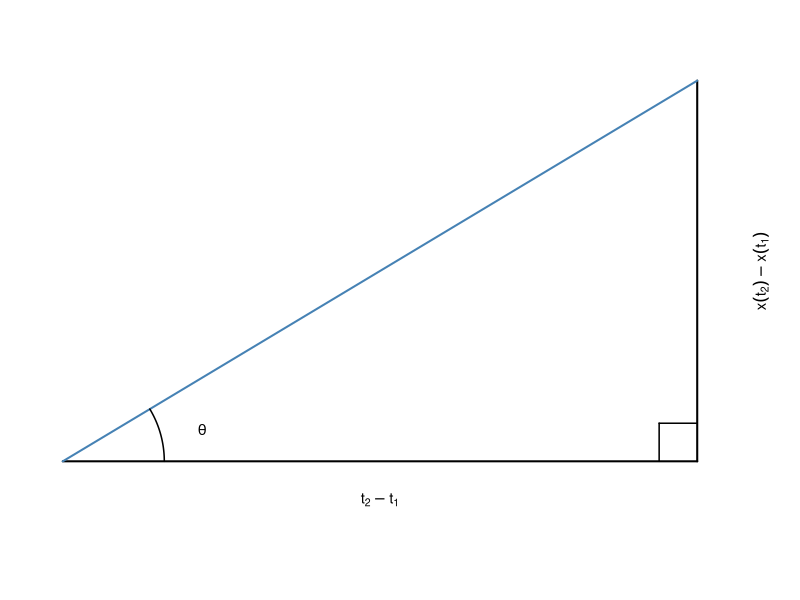
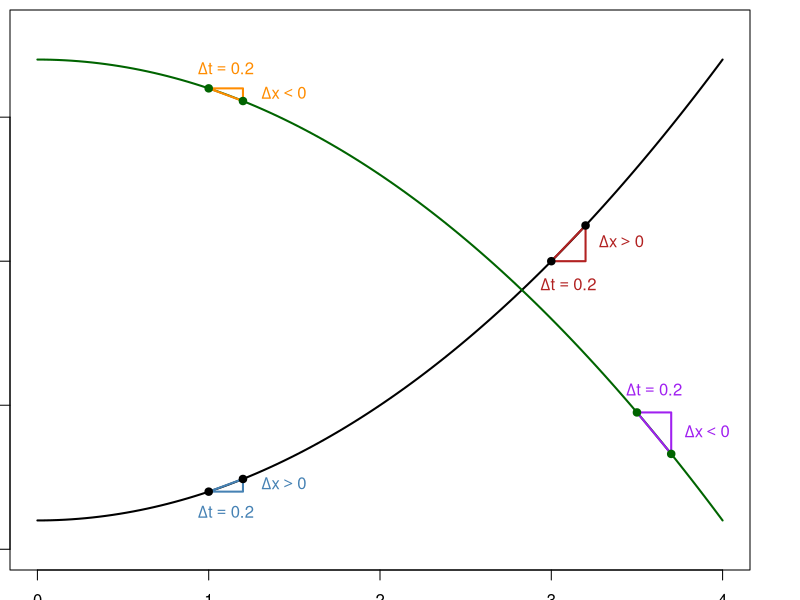
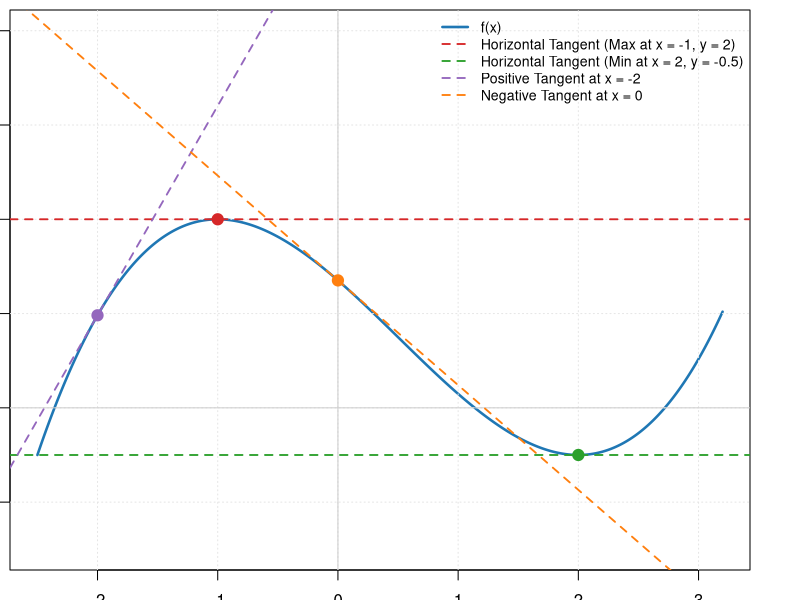
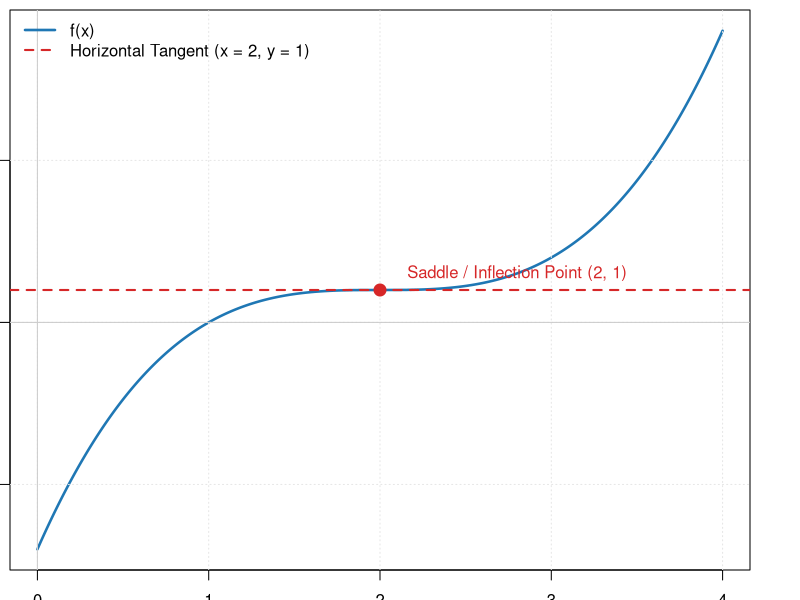
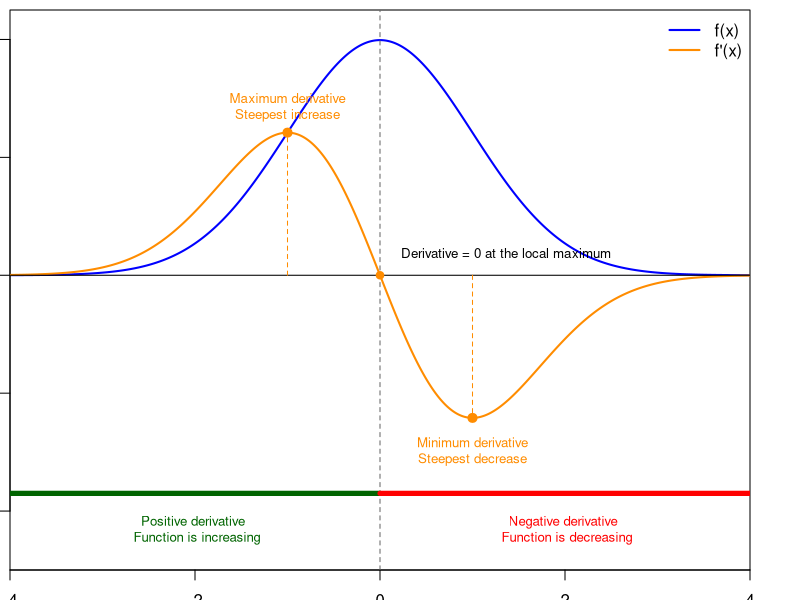

Recreate these plots in R, in order.
## ---- chunk 1
#| label: fig-speed-tangent-inline
#| fig-cap: "Equivalence of average speed, rate of change, and tangent"
#| fig-width: 4
#| fig-height: 2.2
#| fig-align: center

# Set minimal margins around graphic canvas
par(mar = c(1.5, 0.5, 0.5, 2.5))

# Tight canvas coordinates around the triangle geometry (x: 0 to 5, y: 0 to 3)
plot(NA,
     xlim = c(-0.2, 5.2),
     ylim = c(-0.5, 3.2),
     xlab = "",
     ylab = "",
     axes = FALSE,
     asp = 1)

# Base, height, hypotenuse
segments(0, 0, 5, 0, lwd = 2)
segments(5, 0, 5, 3, lwd = 2)
segments(0, 0, 5, 3, lwd = 2, col = "steelblue")

# Right-angle indicator
segments(4.7, 0, 4.7, 0.3, lwd = 1.5)
segments(4.7, 0.3, 5, 0.3, lwd = 1.5)

# Horizontal side label
text(2.5, -0.3,
     expression(t[2] - t[1]),
     cex = 0.9)

# Vertical side label
text(5.5, 1.5,
     expression(x(t[2]) - x(t[1])),
     srt = 90,
     xpd = TRUE,
     cex = 0.9)

# Angle arc and theta symbol
theta <- seq(0, atan(3/5), length.out = 50)
lines(0.8 * cos(theta), 0.8 * sin(theta), lwd = 1.5)
text(1.1, 0.25, expression(theta), cex = 0.9)
## ---- chunk 2
#| label: fig-carMoving
#| fig-cap: Position of a moving car (y-axis) as a function of time (x-axis)

#| label: fig-carMoving
#| fig-cap: Position of a moving car (y-axis) as a function of time (x-axis) for increasing and decreasing functions.

# Primary increasing function (concave up)
f <- function(x) x^2 + 1

# Secondary decreasing function (concave down)
g <- function(x) -x^2 + 17

# Base plot
curve(f(x),
      from = 0, to = 4,
      xlim = c(0, 4),
      ylim = c(0, 18),
      xlab = "time elapsed",
      ylab = "position of the car",
      lwd = 2,
      col = "black")

# Plot decreasing concave-down curve
curve(g(x),
      from = 0, to = 4,
      add = TRUE,
      lwd = 2,
      col = "darkgreen")

# --- TRIANGLES FOR INCREASING FUNCTION (f) ---
x1 <- 1.0
x2 <- 1.2
polygon(
  c(x1, x2, x2),
  c(f(x1), f(x1), f(x2)),
  border = "steelblue",
  col = NA,
  lwd = 2
)

x3 <- 3.0
x4 <- 3.2
polygon(
  c(x3, x4, x4),
  c(f(x3), f(x3), f(x4)),
  border = "firebrick",
  col = NA,
  lwd = 2
)

# --- TRIANGLES FOR DECREASING FUNCTION (g) ---
# Triangle 3: Decreasing segment at x = 1.0 to 1.2

polygon(
  c(x1, x2, x2),
  c(g(x1), g(x1), g(x2)),
  border = "darkorange",
  col = NA,
  lwd = 2
)

# Triangle 4: Decreasing segment at x = 3.5 to 3.7
xx3 <- 3.5
xx4 <- 3.7
polygon(
  c(xx3, xx4, xx4),
  c(g(xx3), g(xx3), g(xx4)),
  border = "purple",
  col = NA,
  lwd = 2
)

# Points on both curves
points(c(x1, x2, x3, x4), f(c(x1, x2, x3, x4)), pch = 19)
points(c(x1, x2, xx3, xx4), g(c(x1, x2, xx3, xx4)), pch = 19, col = "darkgreen")

# Horizontal labels (Delta t)
text((x1 + x2)/2, f(x1) - 0.7, expression(Delta*t == 0.2), col = "steelblue")
text((x3 + x4)/2, f(x3) - 0.8, expression(Delta*t == 0.2), col = "firebrick")

text((x1 + x2)/2, g(x1) + 0.7, expression(Delta*t == 0.2), col = "darkorange")
text((xx3 + xx4)/2, g(xx3) + 0.8, expression(Delta*t == 0.2), col = "purple")

# Vertical labels (Delta x)
text(x2 + 0.05, (f(x1) + f(x2))/2, expression(Delta*x > 0), col = "steelblue", pos = 4)
text(x4 + 0.02, (f(x3) + f(x4))/2, expression(Delta*x > 0), col = "firebrick", pos = 4)

text(x2 + 0.05, (g(x1) + g(x2))/2, expression(Delta*x < 0), col = "darkorange", pos = 4)
text(xx4 + 0.02, (g(xx3) + g(xx4))/2, expression(Delta*x < 0), col = "purple", pos = 4)
## ---- chunk 3
  #| label: fig-derivativeMaxMin
  #| fig-cap: Correspondance between the property of the function and the sign of the derivative (slope of the tangent)

  # Define the cubic function and its derivative
  f  <- function(x) (5/27)*x^3 - (5/18)*x^2 - (10/9)*x + (73/54)
  df <- function(x) (5/9)*x^2 - (5/9)*x - (10/9)

  # Domain for evaluation
  x <- seq(-2.5, 3.2, length.out = 1000)
  y <- f(x)

  # Evaluate key points and slopes
  x_max <- -1; y_max <- f(x_max)  # 2
  x_min <-  2; y_min <- f(x_min)  # -0.5

  x1 <- -2; y1 <- f(x1); m1 <- df(x1)  # Tangent at x = -2
  x2 <-  0; y2 <- f(x2); m2 <- df(x2)  # Tangent at x = 0

  # Base Plot main = expression(f(x) == \frac{5}{27}*x^3 - \frac{5}{18}*x^2 - \frac{10}{9}*x + \frac{73}{54}),
  plot(x, y, type = "l", col = "#1f77b4", lwd = 2.5,
       xlab = "x", ylab = "f(x)", ylim = c(-1.5, 4), las = 1)

  grid(col = "gray90", lty = "dotted")
  abline(h = 0, v = 0, col = "gray80", lty = 1)

  # 1. Horizontal Tangents
  abline(h = y_max, col = "#d62728", lty = 2, lwd = 1.8) # Local Max (y = 2)
  abline(h = y_min, col = "#2ca02c", lty = 2, lwd = 1.8) # Local Min (y = -0.5)

  # 2. Sloped Tangents using abline(a = y0 - m*x0, b = m)
  abline(a = y1 - m1 * x1, b = m1, col = "#9467bd", lty = 2, lwd = 1.8) # At x = -2
  abline(a = y2 - m2 * x2, b = m2, col = "#ff7f0e", lty = 2, lwd = 1.8) # At x = 0

  # Highlight points of tangency
  points(c(x_max, x_min, x1, x2), c(y_max, y_min, y1, y2),
         col = c("#d62728", "#2ca02c", "#9467bd", "#ff7f0e"),
         pch = 19, cex = 1.5)

  # Legend
  legend("topright",
         legend = c("f(x)",
                    "Horizontal Tangent (Max at x = -1, y = 2)",
                    "Horizontal Tangent (Min at x = 2, y = -0.5)",
                    "Positive Tangent at x = -2",
                    "Negative Tangent at x = 0"),
         col = c("#1f77b4", "#d62728", "#2ca02c", "#9467bd", "#ff7f0e"),
         lty = c(1, 2, 2, 2, 2), lwd = c(2.5, 1.8, 1.8, 1.8, 1.8),
         bty = "n", cex = 0.85)
## ---- chunk 4
  #| label: fig-derivativeSaddle
  #| fig-cap: A derivative is zero but no maximum or minimun.
  # Define the cubic function and its derivative
  f  <- function(x) (x - 2)^3 + 1
  df <- function(x) 3 * (x - 2)^2

  # Generate x domain
  x <- seq(0, 4, length.out = 1000)
  y <- f(x)

  # Inflection / Saddle Point at x = 2
  x_saddle <- 2
  y_saddle <- f(x_saddle)  # 1

  # Base Plot
  plot(x, y, type = "l", col = "#1f77b4", lwd = 2.5,
       # main = expression(f(x) == (x - 2)^3 + 1),
       xlab = "x", ylab = "f(x)", las = 1)

  grid(col = "gray90", lty = "dotted")
  abline(h = 0, v = 0, col = "gray80", lty = 1)

  # Horizontal Tangent Line at x = 2 (y = 1)
  abline(h = y_saddle, col = "#d62728", lty = 2, lwd = 2)

  # Point of Tangency
  points(x_saddle, y_saddle, col = "#d62728", pch = 19, cex = 1.6)

  # Label and Legend
  text(x_saddle + 0.1, y_saddle + 0.5,
       labels = "Saddle / Inflection Point (2, 1)",
       col = "#d62728", pos = 4)

  legend("topleft",
         legend = c("f(x)",
                    "Horizontal Tangent (x = 2, y = 1)"),
         col = c("#1f77b4", "#d62728"),
         lty = c(1, 2), lwd = c(2.5, 2),
         bty = "n")

## ---- chunk 5
#| label: fig-pdfDerivative
#| fig-cap: "Correspondence between the monotonicity of a function $f(x)$ (blue) and the sign of its derivative $f'(x)$ (orange)."
#-----------------------------
# 1. Define functions
#-----------------------------

pdf <- function(x) {
  dnorm(x)
}

derivative <- function(x) {
  -x * dnorm(x)
}

#-----------------------------
# 2. Generate values
#-----------------------------

x <- seq(-4, 4, length.out = 1000)

y_pdf <- pdf(x)
y_derivative <- derivative(x)

# Derivative extrema
x_max_deriv <- -1
x_min_deriv <- 1

y_max_deriv <- derivative(x_max_deriv)
y_min_deriv <- derivative(x_min_deriv)

#-----------------------------
# 3. Plot PDF
#-----------------------------

plot(x, y_pdf,
     type = "l",
     lwd = 2,
     col = "blue",
     xlab = "x",
     ylab = "f(x) and f'(x)",
     xlim = c(-4, 4),
     ylim = c(-0.5, 0.45),
     xaxs = "i",
     yaxs = "i",
     las = 1)

# Add derivative
lines(x, y_derivative,
      lwd = 2,
      col = "darkorange")

#-----------------------------
# 4. Reference lines
#-----------------------------

# Horizontal zero line
abline(h = 0, col = "black")

# Vertical line at x = 0
abline(v = 0, lty = 2, col = "grey40")

# # Horizontal tangent to PDF at maximum
# abline(h = pdf(0), col = "blue", lty = 3)

#-----------------------------
# 5. Derivative = 0 annotation
#-----------------------------

points(0, 0, pch = 19, col = "darkorange")

text(0.12, 0.035,
     labels = "Derivative = 0 at the local maximum",
     pos = 4, cex = 0.8)

# text(0.15, pdf(0),
#      labels = "Horizontal tangent",
#      pos = 4, col = "blue", cex = 0.8)
#-----------------------------
# 6. Steepest parts of PDF
#-----------------------------

# Maximum derivative: steepest increasing part
points(x_max_deriv, y_max_deriv,
       pch = 19, col = "darkorange", cex = 1.2)

segments(x_max_deriv, 0,
         x_max_deriv, y_max_deriv,
         col = "darkorange", lty = 2)

text(x_max_deriv, y_max_deriv + 0.045,
     labels = "Maximum derivative\nSteepest increase",
     col = "darkorange", cex = 0.8)

# Minimum derivative: steepest decreasing part
points(x_min_deriv, y_min_deriv,
       pch = 19, col = "darkorange", cex = 1.2)

segments(x_min_deriv, 0,
         x_min_deriv, y_min_deriv,
         col = "darkorange", lty = 2)

text(x_min_deriv, y_min_deriv - 0.055,
     labels = "Minimum derivative\nSteepest decrease",
     col = "darkorange", cex = 0.8)

#-----------------------------
# 7. Derivative sign on x-axis
#-----------------------------

segments(-4, -0.37, 0, -0.37,
         col = "darkgreen", lwd = 5)

segments(0, -0.37, 4, -0.37,
         col = "red", lwd = 5)

text(-2, -0.43, "Positive derivative \n Function is increasing",
     col = "darkgreen", cex = 0.8)

text(2, -0.43, "Negative derivative \n Function is decreasing",
     col = "red", cex = 0.8)

#-----------------------------
# 8. Legend
#-----------------------------

legend("topright",
       legend = c("f(x)",
                  "f'(x)"),
       col = c("blue", "darkorange"),
       lty = 1,
       lwd = 2,
       bty = "n")
